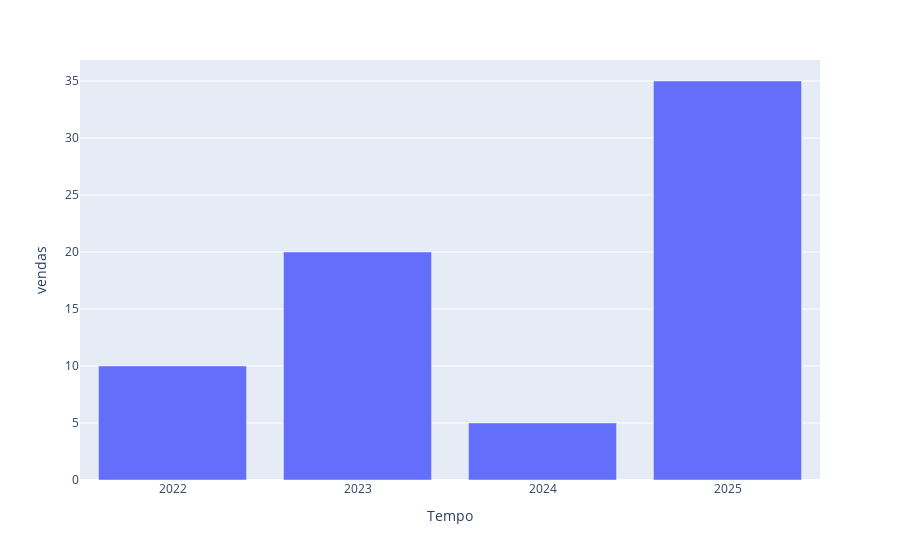

The code cell stored with this chart in its notebook:
### Code cell
#Criando em grafico de barra
fig = px.bar(x= dados_x, y= dados_y)
fig.update_yaxes(title="vendas")
fig.update_xaxes(title="Tempo")
fig.show()

### Figure 1 — Plotly figure (JSON) as saved in the notebook; plotly's stock layout.template omitted (floating-point values rounded to 4 significant figures)
{"data": [{"alignmentgroup": "True", "hovertemplate": "x=%{x}<br>y=%{y}<extra></extra>", "legendgroup": "", "marker": {"color": "#636efa", "pattern": {"shape": ""}}, "name": "", "offsetgroup": "", "orientation": "v", "showlegend": false, "textposition": "auto", "type": "bar", "x": ["2022", "2023", "2024", "2025"], "xaxis": "x", "y": [10, 20, 5, 35], "yaxis": "y"}], "layout": {"autosize": true, "barmode": "relative", "legend": {"tracegroupgap": 0}, "margin": {"t": 60}, "xaxis": {"anchor": "y", "autorange": true, "domain": [0, 1], "range": [-0.5, 3.5], "title": {"text": "Tempo"}, "type": "category"}, "yaxis": {"anchor": "x", "autorange": true, "domain": [0, 1], "range": [0, 36.84], "title": {"text": "vendas"}, "type": "linear"}}}
